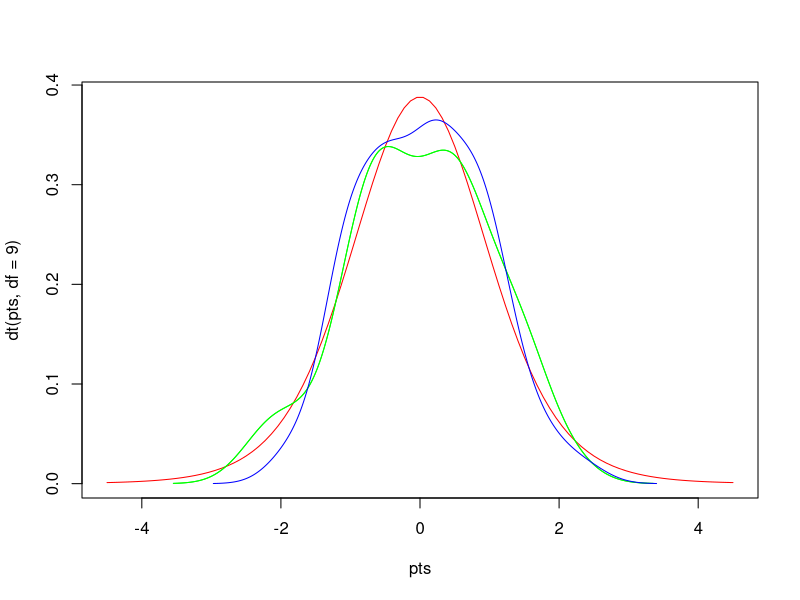

Write the R code that produced this figure.
# t-test measurement Chowdhury 10-25-24
# create 2 dummy groups call x and y, using function rnorm()
x = rnorm(50)
y = rnorm(100)
# create a sequence of 100 points between -4.5 and +4.5
pts = seq(-4.5,4.5,length=100)
# create a density plot for 100 points between -4.5 and +4.5
plot(pts,dt(pts,df=9),col='red',type='l')
# X axis label "points", Y axis label "Density"

lines(density(x), col='green')
lines(density(x), col='green')
lines(density(y), col='blue')
ttest = t.test(x,y)
ttest


 
